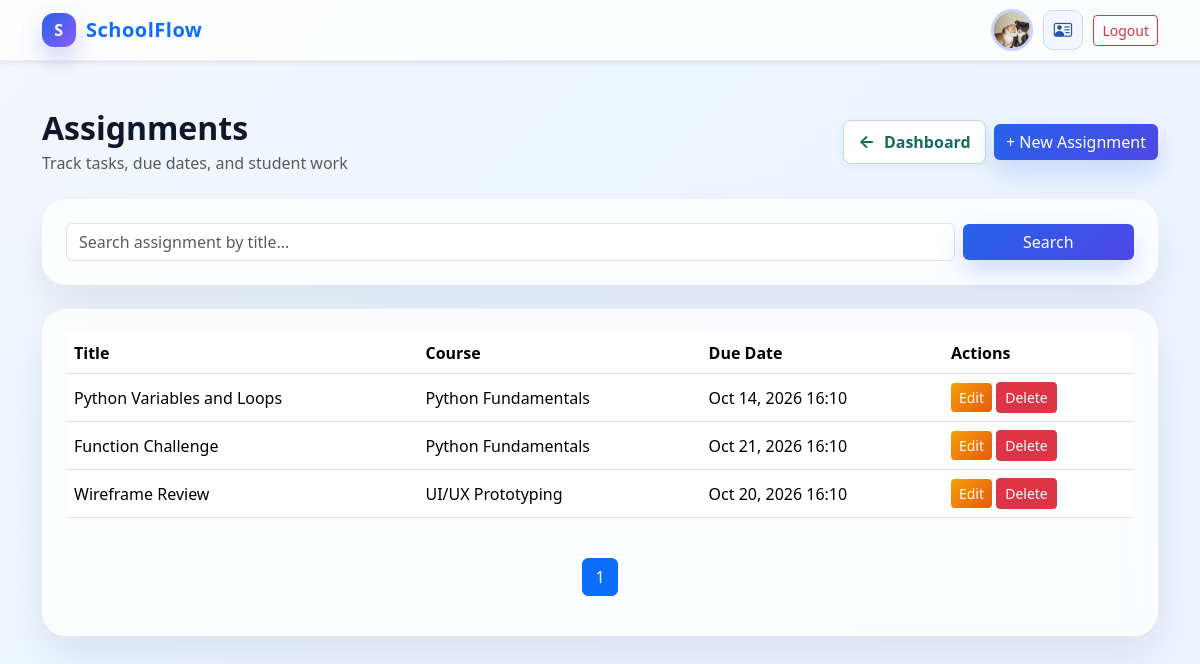
Screenshot of /assignment/list/ (signed in) with the database file from the repository.
### portal/models.py (models this page shows, shortened)
class User(AbstractUser):
    is_teacher = models.BooleanField(default=False)
    is_student = models.BooleanField(default=False)
    phone = models.CharField(max_length=20, blank=True, null=True)
    address = models.TextField(blank=True, null=True)
    profile_image = models.ImageField(upload_to='profiles/', blank=True, null=True)
    class Meta:
        permissions = [
            ("can_access_teacher_dashboard", "Can access teacher dashboard"),
            ("can_access_student_dashboard", "Can access student dashboard"),
        ]

class Assignment(models.Model):
    title = models.CharField(max_length=200)
    description = models.TextField()
    due_date = models.DateTimeField()
    course = models.ForeignKey(
        Course,
        on_delete=models.CASCADE,
        related_name="assignments",
    )
    created_by = models.ForeignKey(
        settings.AUTH_USER_MODEL,
        on_delete=models.CASCADE,
        related_name="created_assignments",
        limit_choices_to={"is_teacher": True},
    )
    created_at = models.DateTimeField(auto_now_add=True)
    class Meta:
        permissions = [
            ("can_create_assignments", "Can create assignments"),
            ("can_grade_assignments", "Can grade assignments"),
        ]

class Course(models.Model):
    title = models.CharField(max_length=200)
    description = models.TextField(blank=True)
    created_by = models.ForeignKey(
        settings.AUTH_USER_MODEL,
        on_delete=models.CASCADE,
        related_name="created_courses",
        limit_choices_to={"is_teacher": True},
    )
    students = models.ManyToManyField(
        settings.AUTH_USER_MODEL,
        related_name="enrolled_courses",
        blank=True,
        limit_choices_to={"is_student": True},
    )
    created_at = models.DateTimeField(auto_now_add=True)
    updated_at = models.DateTimeField(auto_now=True)
    class Meta:
        permissions = [
            ("can_manage_courses", "Can manage courses"),
            ("can_assign_students", "Can assign students to courses"),
        ]

### portal/views/assignment_views.py (the view)
# urls.py: path('assignment/list/', assignment_list, name='assignment_list'),
@login_required
@permission_required('portal.can_create_assignments', raise_exception=True)
def assignment_list(request):
    query = request.GET.get('q', '').strip()
    assignments = Assignment.objects.filter(created_by=request.user).select_related('course')
    if query:
        assignments = assignments.filter(title__icontains=query)
    paginator = Paginator(assignments, 5)
    page_number = request.GET.get('page')
    page_obj = paginator.get_page(page_number)
    return render(request, 'assignment_list.html', {'assignments': page_obj, 'query': query})

### templates/assignment_list.html (shortened to what this page needs)
{% extends 'base.html' %}
{% block content %}
<div class="container py-5">
  <div class="d-flex justify-content-between align-items-center mb-4 flex-wrap gap-3">
    <div>
      <h2 class="fw-bold mb-1">Assignments</h2>
      <p class="text-muted mb-0">Track tasks, due dates, and student work</p>
    </div>
    <div class="d-flex gap-2 align-items-center">
      <a href="{% url 'teacher_dashboard' %}" class="btn-back">Dashboard</a>
      <a href="{% url 'assignment_create' %}" class="btn btn-primary">+ New Assignment</a>
    </div>
  </div>
  <div class="card glass-card border-0 p-4 mb-4">
    <form method="get" class="row g-2 align-items-center">
      <div class="col-md-10">
        <input type="text" class="form-control" name="q" value="{{ query }}" placeholder="Search assignment by title...">
      </div>
      <div class="col-md-2 d-grid">
        <button type="submit" class="btn btn-primary">Search</button>
      </div>
    </form>
  </div>
  <div class="card glass-card border-0 p-4">
    {% if assignments %}
      <div class="table-responsive">
        <table class="table align-middle">
          <thead>
            <tr>
              <th>Title</th>
              <th>Course</th>
              <th>Due Date</th>
              <th>Actions</th>
            </tr>
          </thead>
          <tbody>
            {% for assignment in assignments %}
              <tr>
                <td>{{ assignment.title }}</td>
                <td>{{ assignment.course.title }}</td>
                <td>{{ assignment.due_date|date:'M d, Y H:i' }}</td>
                <td>
                  <a href="{% url 'assignment_update' assignment.pk %}" class="btn btn-sm btn-warning text-white">Edit</a>
                  <form method="post" action="{% url 'assignment_delete' assignment.pk %}" class="d-inline">
                    <button type="submit" class="btn btn-sm btn-danger">Delete</button>
                  </form>
                </td>
              </tr>
            {% endfor %}
          </tbody>
        </table>
      </div>
      <nav class="mt-4">
        <ul class="pagination justify-content-center">
          {% for num in assignments.paginator.page_range %}
            {% if assignments.number == num %}
              <li class="page-item active"><span class="page-link">{{ num }}</span></li>
            {% else %}
              <li class="page-item"><a class="page-link" href="?page={{ num }}{% if query %}&q={{ query }}{% endif %}">{{ num }}</a></li>
            {% endif %}
          {% endfor %}
        </ul>
      </nav>
    {% else %}
      <p class="text-muted mb-0">No assignments created yet.</p>
    {% endif %}
  </div>
</div>
{% endblock %}

### templates/base.html (shortened to what this page needs)
{% load static %}
<!DOCTYPE html>
<html lang="en">
  <head>
    <link href="https://cdn.jsdelivr.net/npm/bootstrap@5.3.3/dist/css/bootstrap.min.css" rel="stylesheet" />
    <link href="https://cdn.jsdelivr.net/npm/bootstrap-icons@1.11.3/font/bootstrap-icons.min.css" rel="stylesheet" />
    <link rel="stylesheet" href="https://cdnjs.cloudflare.com/ajax/libs/animate.css/4.1.1/animate.min.css" />
  </head>
  <body>
    <nav class="navbar navbar-expand-lg navbar-light bg-white shadow-sm sticky-top">
      <div class="container navbar-shell">
        <a class="navbar-brand text-primary" href="{% url 'home' %}">
          <span class="brand-mark">S</span>
          SchoolFlow
        </a>
        <div class="collapse navbar-collapse justify-content-end" id="navbarUserMenu">
          <div class="navbar-user-actions">
            {% if user.is_authenticated %}
              <div class="navbar-user-summary">
                {% if user.profile_image %}
                  <img src="{{ user.profile_image.url }}" class="placeholder-avatar" alt="" />
                {% else %}
                  <img src="{% static 'schoolflow-logo.svg' %}" class="placeholder-avatar" alt="" />
                {% endif %}
              </div>
              {% if user.is_teacher or user.is_student %}
                <a class="navbar-account-button" href="{% url 'account_profile' %}" aria-label="Account details" title="Account details">
                  <i class="bi bi-person-vcard" aria-hidden="true"></i>
                </a>
              {% endif %}
              <form method="post" action="{% url 'logout' %}" class="d-inline">
                <button type="submit" class="btn btn-outline-danger btn-sm">Logout</button>
              </form>
            {% else %}
              <a class="btn btn-primary btn-sm" href="{% url 'login' %}">Login</a>
            {% endif %}
          </div>
        </div>
      </div>
    </nav>
    {% block content %}{% endblock %}
  </body>
</html>

### templates/base.html (style rules this page uses)
:root { --primary: #2563eb; --primary-2: #4f46e5; --success: #10b981; --warning: #f59e0b; --dark: #0f172a; --muted: #64748b; --panel: rgba(255, 255, 255, 0.78); }
body { background: linear-gradient(135deg, #f4f7fb 0%, #edf5ff 35%, #eef2ff 100%); min-height: 100vh; color: var(--dark); }
.glass-card { background: var(--panel); backdrop-filter: blur(14px); border: 1px solid rgba(148, 163, 184, 0.22); box-shadow: 0 20px 45px rgba(15, 23, 42, 0.08); border-radius: 24px; }
.brand-mark { display: inline-flex; align-items: center; justify-content: center; width: 34px; height: 34px; border-radius: 12px; background: linear-gradient(135deg, var(--primary), #8b5cf6); color: white; font-weight: 800; font-size: 1rem; margin-right: 10px; box-shadow: 0 12px 26px rgba(79, 70, 229, 0.25); }
.navbar { background: rgba(255, 255, 255, 0.8) !important; backdrop-filter: blur(14px); border-bottom: 1px solid rgba(148, 163, 184, 0.18); }
.navbar-brand { display: inline-flex; align-items: center; flex: 0 0 auto; font-weight: 800; letter-spacing: 0.5px; }
.navbar-shell { gap: 0.75rem; flex-wrap: wrap; }
.navbar-user-actions { display: flex; align-items: center; justify-content: flex-end; gap: 0.65rem; margin-left: auto; min-width: 0; }
.navbar-user-summary { display: inline-flex; align-items: center; gap: 0.55rem; min-width: 0; color: var(--muted); }
.navbar-account-button { display: inline-grid; place-items: center; width: 40px; height: 40px; flex: 0 0 40px; border: 1px solid #c9d9ef; border-radius: 10px; background: #f2f7ff; color: #2457a6; font-size: 1.15rem; text-decoration: none; transition: background 180ms ease, border-color 180ms ease, transform 180ms ease; }
.btn-primary { background: linear-gradient(135deg, var(--primary) 0%, var(--primary-2) 100%); border: none; box-shadow: 0 12px 26px rgba(37, 99, 235, 0.2); }
.btn-warning { background: linear-gradient(135deg, #f59e0b 0%, #ea580c 100%); border: none; }
.btn-back { display: inline-flex; align-items: center; gap: 0.55rem; min-height: 42px; padding: 0.55rem 0.9rem; border: 1px solid #c8d8d4; border-radius: 8px; background: #fff; color: #176b58; font-weight: 700; text-decoration: none; box-shadow: 0 3px 10px rgba(23, 107, 88, 0.07); transition: transform 180ms ease, box-shadow 180ms ease, background 180ms ease; }
.btn-back::before { content: '\2190'; font-size: 1.1rem; line-height: 1; }
.placeholder-avatar { width: 42px; height: 42px; flex: 0 0 42px; object-fit: cover; border-radius: 50%; border: 3px solid rgba(79, 70, 229, 0.15); background: linear-gradient(135deg, #e0e7ff, #dbeafe); }

### rows the page displays
User: profile_image (picture)
Assignment: title "Python Variables and Loops", course "Python Fundamentals", due_date "Oct 14, 2026 16:10"
Assignment: title "Function Challenge", course "Python Fundamentals", due_date "Oct 21, 2026 16:10"
Assignment: title "Wireframe Review", course "UI/UX Prototyping", due_date "Oct 20, 2026 16:10"

### other values shown
{{ num }} "1"
